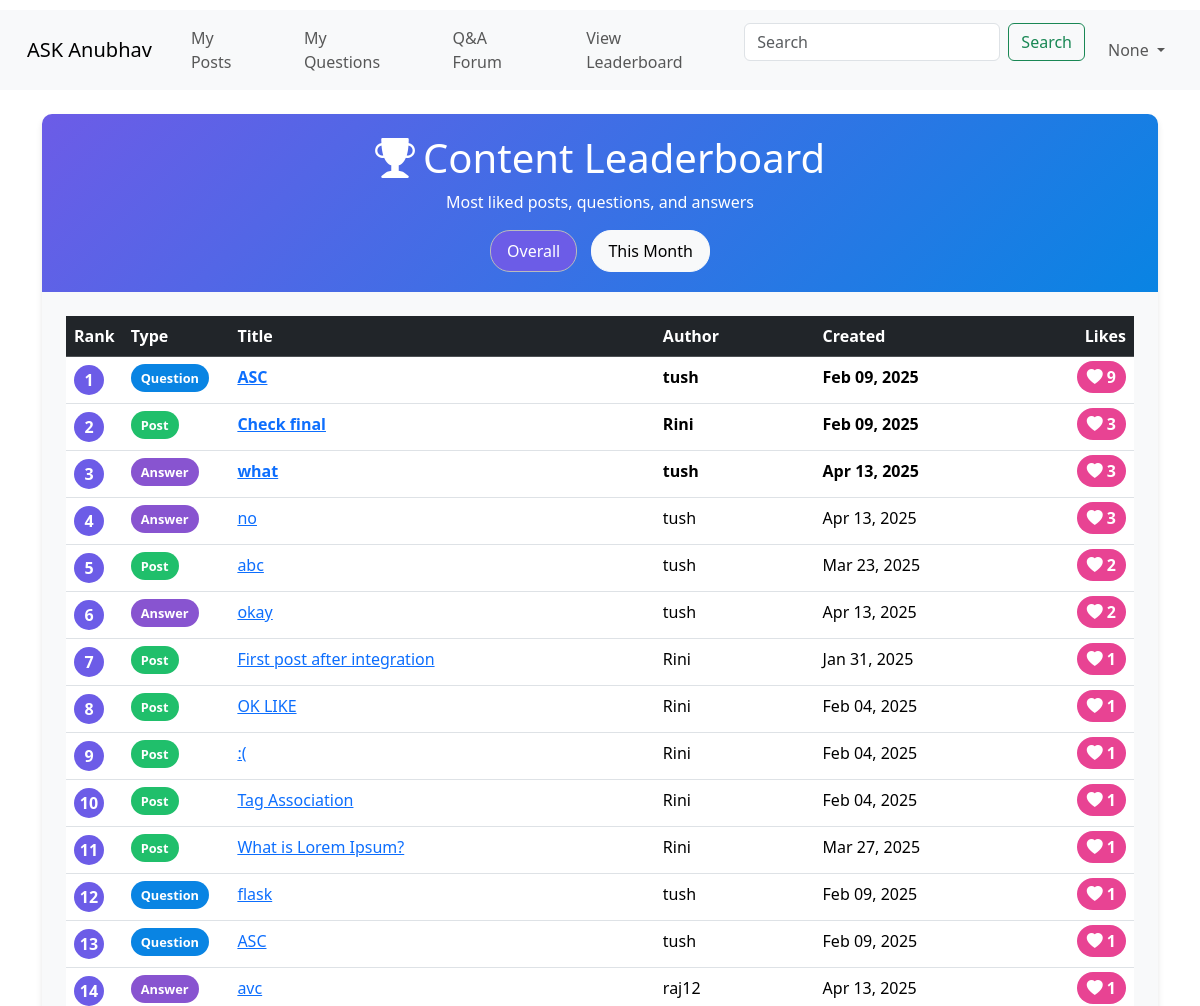
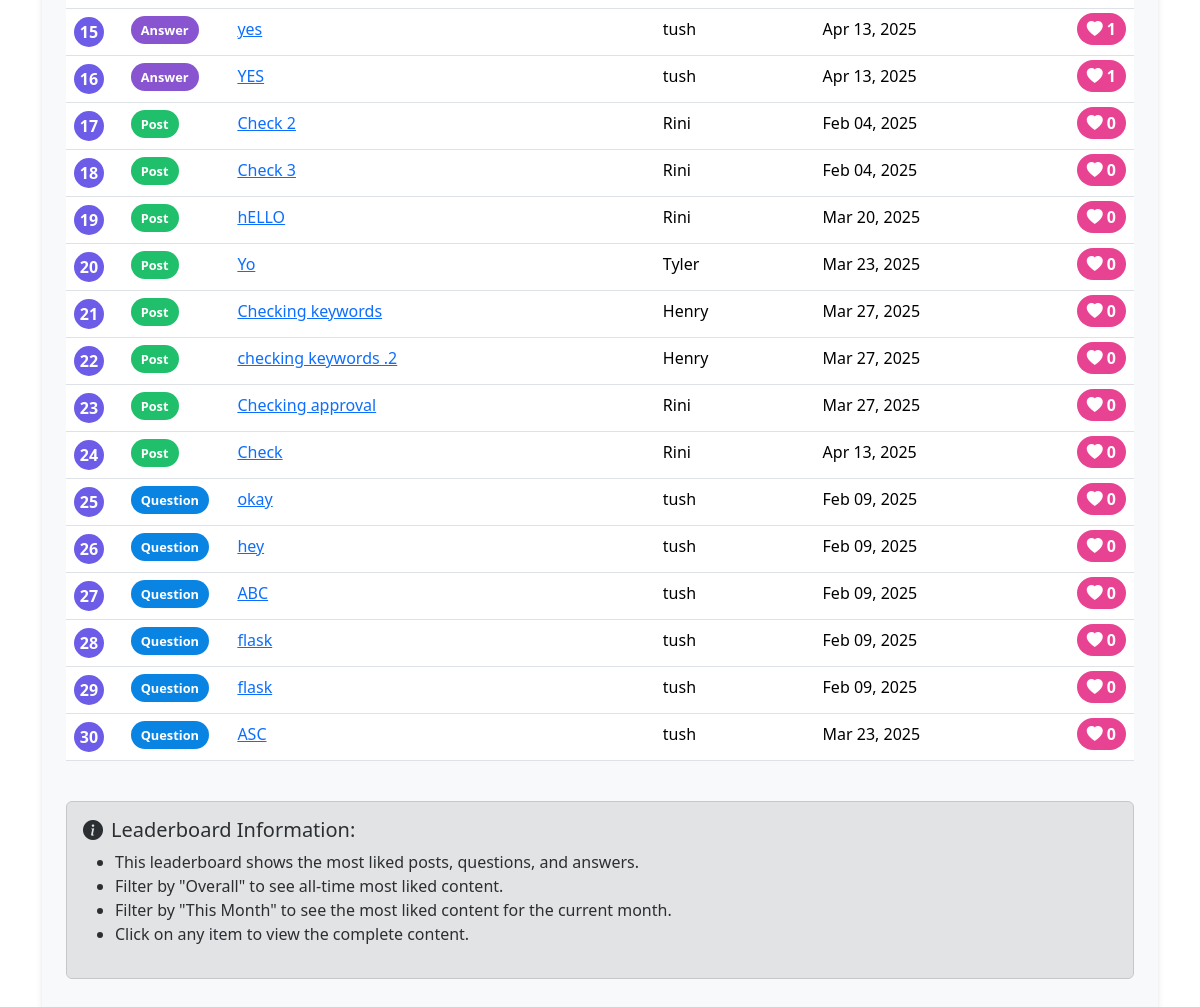
The app's page /leaderboard with its own data (2 pictures, top to bottom).
### merged.py (models this page shows, shortened)
class User(db.Model):
    student_id = db.Column(db.Integer, primary_key=True)
    username = db.Column(db.String(100), nullable=False, unique=True)
    password = db.Column(db.String(100), nullable=False)
    is_faculty = db.Column(db.Boolean, default=False)
    email = db.Column(db.String(120), unique=True)

class Post(db.Model):
    __tablename__ = 'post'
    id = db.Column(db.Integer, primary_key=True)
    title = db.Column(db.String(100), nullable=False)
    body = db.Column(db.Text, nullable=False)
    keywords = db.Column(db.String(255))
    date_of_post = db.Column(db.DateTime, default=lambda: datetime.now(timezone.utc))
    student_id = db.Column(db.Integer, nullable=False)
    like_count = db.Column(db.Integer, default=0)
    tags = db.relationship('Tag', secondary=post_tags, lazy='subquery', backref=db.backref('posts', lazy=True))
    approval = db.relationship('PostApproval', uselist=False, back_populates='post')

### merged.py (the view)
@app.route('/leaderboard')
def leaderboard():
    filter_type = request.args.get('filter', 'overall')
    posts_query = """
        SELECT
            'post' as content_type,
            p.id,
            p.title,
            p.like_count,
            u.username as author,
            p.date_of_post as date_created
        FROM
            post p
        JOIN
            user u ON p.student_id = u.student_id
    """
    questions_query = """
        SELECT
            'question' as content_type,
            q.id,
            q.title,
            q.like_count,
            u.username as author,
            p.date_of_post as date_created
        FROM
            question q
        JOIN
            user u ON q.student_id = u.student_id
        JOIN
            post p ON q.post_id = p.id
    """
    answers_query = """
        SELECT
            'answer' as content_type,
            a.id,
            CASE
                WHEN LENGTH(a.body) > 30 THEN SUBSTR(a.body, 1, 30) || '...'
                ELSE a.body
            END as title,
            a.like_count,
            u.username as author,
            CURRENT_TIMESTAMP as date_created
        FROM
            answer a
        JOIN
            user u ON a.student_id = u.student_id
    """
    if filter_type == 'month':
        first_day = datetime.now().replace(day=1, hour=0, minute=0, second=0, microsecond=0)
        posts_query += f" WHERE p.date_of_post >= '{first_day}'"
        questions_query += f" WHERE p.date_of_post >= '{first_day}'"
    combined_query = f"""
        {posts_query}
        UNION ALL
        {questions_query}
        UNION ALL
        {answers_query}
        ORDER BY like_count DESC
        LIMIT 30
    """
    results = db.session.execute(text(combined_query))
    leaderboard_data = []
    rank = 1
    for row in results:
        leaderboard_data.append({
            'rank': rank,
            'content_type': row.content_type,
            'id': row.id,
            'title': row.title if row.title else 'Untitled',
            'like_count': row.like_count or 0,
            'author': row.author,
            'date_created': row.date_created
        })
        rank += 1
    return render_template('ASK_Anubhav/Student/leaderboard.html', leaderboard=leaderboard_data, filter_type=filter_type, username=session.get('username'))

### merged.py (called while the page is built)
@app.context_processor
def inject_session():
    try:
        return dict(session=session)  # Inject session into all templates
    except Exception as e:
        print("Session not created due to: {str(e)}")
        return dict(session={})

@app.template_filter('datetime')
def format_datetime(value):
    if not value:
        return ""
    if isinstance(value, str):
        try:
            value = datetime.fromisoformat(value.replace('Z', '+00:00'))
        except Exception:
            try:
                value = datetime.strptime(value, '%Y-%m-%d %H:%M:%S')
            except Exception:
                return value
    return value.strftime('%b %d, %Y')

### templates/ASK_Anubhav/Student/leaderboard.html (shortened to what this page needs)
<!DOCTYPE html>
<html lang="en">
<head>
  <link rel="stylesheet" href="{{ url_for('static', filename='style.css') }}">
  <link href="https://cdn.jsdelivr.net/npm/bootstrap@5.3.3/dist/css/bootstrap.min.css" rel="stylesheet">
  <link href="https://cdn.jsdelivr.net/npm/bootstrap-icons/font/bootstrap-icons.css" rel="stylesheet">
</head>
<body>
    <nav class="navbar navbar-expand-lg bg-body-tertiary">
        <div class="container-fluid">
          <a class="navbar-brand" href="{{ url_for('index') }}">ASK Anubhav</a>
          <div class="collapse navbar-collapse" id="navbarSupportedContent">
            <ul class="navbar-nav me-auto mb-2 mb-lg-0">
              <li class="nav-item">
                <a class="nav-link" aria-current="page" href="{{ url_for('my_posts') }}">My Posts</a>
              </li>
              <li class="nav-item">
                <a class="nav-link" href="{{ url_for('my_questions') }}">My Questions</a>
              </li>
              <li class="nav-item">
                <a class="nav-link" href="{{ url_for('qa_forum') }}">Q&A Forum</a>
              </li>
              <li class="nav-item">
                <a class="nav-link" href="{{ url_for('leaderboard') }}">View Leaderboard</a>
              </li>
            </ul>
            <form class="d-flex mb-3" method="GET" action="{{ url_for('index') }}">
              <input class="form-control me-2" type="search" name="search" placeholder="Search" value="{{ search_query }}"
                aria-label="Search">
              <button class="btn btn-outline-success" type="submit">Search</button>
            </form>
            <ul class="navbar-nav">
              <li class="nav-item dropdown">
                <a class="nav-link dropdown-toggle" href="#" id="navbarDropdown" role="button" data-bs-toggle="dropdown"
                  aria-expanded="false">
                  {{ username }}
                </a>
              </li>
            </ul>
          </div>
        </div>
      </nav>
  <div class="container mt-4">
      <div class="leaderboard-card">
          <div class="leaderboard-header">
              <h1><i class="bi bi-trophy-fill me-2"></i>Content Leaderboard</h1>
              <p class="mb-0">Most liked posts, questions, and answers</p>
              <div class="mt-3">
                  <a href="{{ url_for('leaderboard', filter='overall') }}"
                     class="btn btn-light filter-btn {% if filter_type == 'overall' %}active{% endif %}">
                      Overall
                  </a>
                  <a href="{{ url_for('leaderboard', filter='month') }}"
                     class="btn btn-light filter-btn {% if filter_type == 'month' %}active{% endif %}">
                      This Month
                  </a>
              </div>
          </div>
          <div class="p-4">
              {% if leaderboard %}
                  <div class="table-responsive">
                      <table class="table table-hover">
                          <thead class="table-dark">
                              <tr>
                                  <th width="5%">Rank</th>
                                  <th width="10%">Type</th>
                                  <th width="40%">Title</th>
                                  <th width="15%">Author</th>
                                  <th width="15%">Created</th>
                                  <th width="15%" class="text-end">Likes</th>
                              </tr>
                          </thead>
                          <tbody>
                              {% for item in leaderboard %}
                                  <tr class="{% if item.rank == 1 %}rank-1{% elif item.rank == 2 %}rank-2{% elif item.rank == 3 %}rank-3{% endif %}">
                                      <td>
                                          <div class="rank-badge">{{ item.rank }}</div>
                                      </td>
                                      <td>
                                          <span class="type-badge type-{{ item.content_type }}">
                                              {{ item.content_type|capitalize }}
                                          </span>
                                      </td>
                                      <td>
                                        {% if item.content_type == 'post' %}
                                            <a href="{{ url_for('view_post', post_id=item.id) }}">{{ item.title }}</a>
                                        {% elif item.content_type == 'question' %}
                                            <a href="{{ url_for('qa_forum') }}#question-{{ item.id }}">{{ item.title }}</a>
                                        {% else %}
                                            <a href="{{ url_for('qa_forum') }}#answer-{{ item.id }}">{{ item.title }}</a>
                                        {% endif %}
                                    </td>
                                      <td>{{ item.author }}</td>
                                      <td>{{ item.date_created|datetime }}</td>
                                      <td class="text-end">
                                          <span class="like-badge">
                                              <i class="bi bi-heart-fill me-1"></i>{{ item.like_count }}
                                          </span>
                                      </td>
                                  </tr>
                              {% endfor %}
                          </tbody>
                      </table>
                  </div>
              {% else %}
                  <div class="alert alert-info">
                      <i class="bi bi-info-circle-fill me-2"></i>No liked content found for the selected period.
                  </div>
              {% endif %}
              <div class="mt-4 alert alert-secondary">
                  <h5><i class="bi bi-info-circle-fill me-2"></i>Leaderboard Information:</h5>
                  <ul>
                      <li>This leaderboard shows the most liked posts, questions, and answers.</li>
                      <li>Filter by "Overall" to see all-time most liked content.</li>
                      <li>Filter by "This Month" to see the most liked content for the current month.</li>
                      <li>Click on any item to view the complete content.</li>
                  </ul>
              </div>
          </div>
      </div>
  </div>
</body>
</html>

### static/ASK_Anubhav/style.css (style rules this page uses)
:root { --color-bg: #69F7BE; --color-text-main: #000000; --color-primary: #FFFF00; --wrapper-height: 87vh; --image-max-width: 300px; --image-margin: 3rem; --font-family: "HK Grotesk"; --font-family-header: "HK Grotesk"; }
* { box-sizing: border-box; }
body { font-family: HK Grotesk; background-color: var(--color-bg); }
button, input { font-family: inherit; font-size: 100%; background: #FFFFFF; border: 1px solid #000000; box-sizing: border-box; border-radius: 4px; padding: 0.5rem 1rem; transition: 500ms; }
nav { margin-top: 10px; position: relative; }
nav a { margin: 0 15px; text-decoration: none; color: #333; font-size: 1.2em; transition: color 0.3s; }

### templates/ASK_Anubhav/Student/leaderboard.html (style rules this page uses)
.leaderboard-card { background-color: #f8f9fa; border-radius: 10px; box-shadow: 0 4px 6px rgba(0, 0, 0, 0.1); overflow: hidden; }
.leaderboard-header { background: linear-gradient(135deg, #6c5ce7, #0984e3); color: white; padding: 20px; text-align: center; }
.type-badge { padding: 5px 10px; border-radius: 20px; font-size: 0.8rem; font-weight: bold; }
.type-post { background-color: #20bf6b; color: white; }
.type-question { background-color: #0984e3; color: white; }
.type-answer { background-color: #8854d0; color: white; }
.like-badge { background-color: #e84393; color: white; border-radius: 20px; padding: 5px 10px; font-weight: bold; }
.rank-badge { background-color: #6c5ce7; color: white; border-radius: 50%; width: 30px; height: 30px; display: flex; align-items: center; justify-content: center; font-weight: bold; }
.rank-1, .rank-2, .rank-3 { font-weight: bold; }
.rank-1 { background-color: rgba(255, 215, 0, 0.2); }
.rank-2 { background-color: rgba(192, 192, 192, 0.2); }
.rank-3 { background-color: rgba(205, 127, 50, 0.2); }
.filter-btn { border-radius: 20px; padding: 8px 16px; margin: 0 5px; }
.filter-btn.active { background-color: #6c5ce7; color: white; }

### records on screen
User: rank "1", content_type "Question", title "ASC", author "tush", date_created "Feb 09, 2025", like_count "9", rank "3", content_type "Answer", title "what", date_created "Apr 13, 2025", like_count "3", rank "4", title "no", rank "6", title "okay", like_count "2", rank "12", title "flask", like_count "1", rank "13", rank "15", title "yes", rank "16", title "YES", rank "25", like_count "0", rank "26", title "hey", rank "27", title "ABC", rank "28", rank "29", rank "30", date_created "Mar 23, 2025"
Post: rank "2", content_type "Post", title "Check final", author "Rini", date_created "Feb 09, 2025", like_count "3"
Post: rank "5", content_type "Post", title "abc", author "tush", date_created "Mar 23, 2025", like_count "2"
Post: rank "7", content_type "Post", title "First post after integration", author "Rini", date_created "Jan 31, 2025", like_count "1"
Post: rank "8", content_type "Post", title "OK LIKE", author "Rini", date_created "Feb 04, 2025", like_count "1"
Post: rank "9", content_type "Post", title ":(", author "Rini", date_created "Feb 04, 2025", like_count "1"
Post: rank "10", content_type "Post", title "Tag Association", author "Rini", date_created "Feb 04, 2025", like_count "1"
Post: rank "11", content_type "Post", title "What is Lorem Ipsum?", author "Rini", date_created "Mar 27, 2025", like_count "1"
User: rank "14", content_type "Answer", title "avc", author "raj12", date_created "Apr 13, 2025", like_count "1"
Post: rank "17", content_type "Post", title "Check 2", author "Rini", date_created "Feb 04, 2025", like_count "0"
Post: rank "18", content_type "Post", title "Check 3", author "Rini", date_created "Feb 04, 2025", like_count "0"
Post: rank "19", content_type "Post", title "hELLO", author "Rini", date_created "Mar 20, 2025", like_count "0"
Post: rank "20", content_type "Post", title "Yo", author "Tyler", date_created "Mar 23, 2025", like_count "0"
Post: rank "21", content_type "Post", title "Checking keywords", author "Henry", date_created "Mar 27, 2025", like_count "0"
Post: rank "22", content_type "Post", title "checking keywords .2", author "Henry", date_created "Mar 27, 2025", like_count "0"
Post: rank "23", content_type "Post", title "Checking approval", author "Rini", date_created "Mar 27, 2025", like_count "0"
Post: rank "24", content_type "Post", title "Check", author "Rini", date_created "Apr 13, 2025", like_count "0"

### other values on screen
{{ username }} "None"
